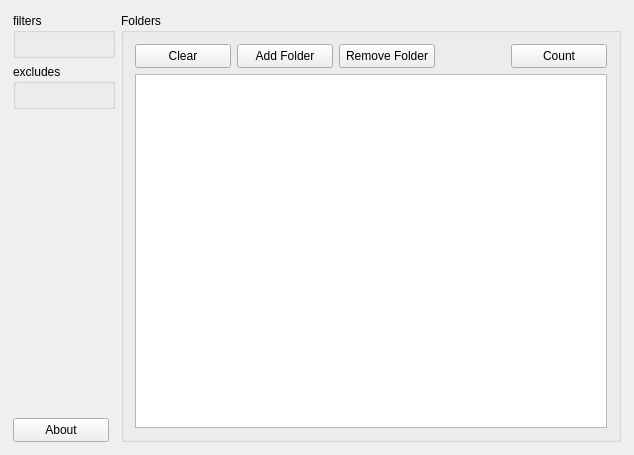
<?xml version="1.0" encoding="UTF-8"?>
<ui version="4.0">
 <class>CMainWindow</class>
 <widget class="QMainWindow" name="CMainWindow">
  <property name="geometry">
   <rect>
    <x>0</x>
    <y>0</y>
    <width>634</width>
    <height>455</height>
   </rect>
  </property>
  <property name="windowTitle">
   <string>QtCodeStats</string>
  </property>
  <property name="windowIcon">
   <iconset resource="../img/img.qrc">
    <normaloff>:/logo.png</normaloff>:/logo.png</iconset>
  </property>
  <widget class="QWidget" name="centralWidget">
   <layout class="QGridLayout" name="gridLayout">
    <property name="leftMargin">
     <number>2</number>
    </property>
    <property name="topMargin">
     <number>2</number>
    </property>
    <property name="rightMargin">
     <number>2</number>
    </property>
    <property name="bottomMargin">
     <number>2</number>
    </property>
    <item row="0" column="0">
     <widget class="QStackedWidget" name="stackedWidget">
      <property name="currentIndex">
       <number>0</number>
      </property>
      <widget class="QWidget" name="page">
       <layout class="QGridLayout" name="gridLayout_4">
        <item row="0" column="0" colspan="2">
         <widget class="QGroupBox" name="filtersGroup">
          <property name="sizePolicy">
           <sizepolicy hsizetype="Preferred" vsizetype="Preferred">
            <horstretch>0</horstretch>
            <verstretch>0</verstretch>
           </sizepolicy>
          </property>
          <property name="title">
           <string>filters</string>
          </property>
          <layout class="QGridLayout" name="gridLayout_6">
           <item row="0" column="0">
            <layout class="QGridLayout" name="filtersLayout"/>
           </item>
          </layout>
         </widget>
        </item>
        <item row="1" column="0" colspan="2">
         <widget class="QGroupBox" name="filtersGroup_2">
          <property name="sizePolicy">
           <sizepolicy hsizetype="Preferred" vsizetype="Preferred">
            <horstretch>0</horstretch>
            <verstretch>0</verstretch>
           </sizepolicy>
          </property>
          <property name="title">
           <string>excludes</string>
          </property>
          <layout class="QGridLayout" name="gridLayout_7">
           <item row="0" column="0">
            <layout class="QGridLayout" name="excludesLayout"/>
           </item>
          </layout>
         </widget>
        </item>
        <item row="2" column="0">
         <spacer name="verticalSpacer">
          <property name="orientation">
           <enum>Qt::Vertical</enum>
          </property>
          <property name="sizeHint" stdset="0">
           <size>
            <width>20</width>
            <height>174</height>
           </size>
          </property>
         </spacer>
        </item>
        <item row="3" column="0">
         <widget class="QPushButton" name="aboutButton">
          <property name="minimumSize">
           <size>
            <width>96</width>
            <height>24</height>
           </size>
          </property>
          <property name="text">
           <string>About</string>
          </property>
         </widget>
        </item>
        <item row="0" column="2" rowspan="4">
         <widget class="QGroupBox" name="groupBox_2">
          <property name="title">
           <string>Folders</string>
          </property>
          <layout class="QGridLayout" name="gridLayout_2">
           <item row="0" column="4">
            <widget class="QPushButton" name="countButton">
             <property name="enabled">
              <bool>true</bool>
             </property>
             <property name="minimumSize">
              <size>
               <width>96</width>
               <height>24</height>
              </size>
             </property>
             <property name="text">
              <string>Count</string>
             </property>
            </widget>
           </item>
           <item row="0" column="0">
            <widget class="QPushButton" name="clearButton">
             <property name="minimumSize">
              <size>
               <width>96</width>
               <height>24</height>
              </size>
             </property>
             <property name="text">
              <string>Clear</string>
             </property>
            </widget>
           </item>
           <item row="0" column="1">
            <widget class="QPushButton" name="addFolderButton">
             <property name="minimumSize">
              <size>
               <width>96</width>
               <height>24</height>
              </size>
             </property>
             <property name="text">
              <string>Add Folder</string>
             </property>
            </widget>
           </item>
           <item row="1" column="0" colspan="5">
            <widget class="QListWidget" name="folderList">
             <property name="enabled">
              <bool>true</bool>
             </property>
             <property name="sortingEnabled">
              <bool>false</bool>
             </property>
            </widget>
           </item>
           <item row="0" column="3">
            <spacer name="horizontalSpacer">
             <property name="orientation">
              <enum>Qt::Horizontal</enum>
             </property>
             <property name="sizeHint" stdset="0">
              <size>
               <width>40</width>
               <height>20</height>
              </size>
             </property>
            </spacer>
           </item>
           <item row="0" column="2">
            <widget class="QPushButton" name="removeFolderButton">
             <property name="minimumSize">
              <size>
               <width>96</width>
               <height>24</height>
              </size>
             </property>
             <property name="text">
              <string>Remove Folder</string>
             </property>
            </widget>
           </item>
          </layout>
         </widget>
        </item>
       </layout>
      </widget>
      <widget class="QWidget" name="page_2">
       <layout class="QGridLayout" name="gridLayout_3">
        <item row="0" column="5" colspan="2">
         <widget class="QLabel" name="label_3">
          <property name="text">
           <string>total line count :</string>
          </property>
          <property name="alignment">
           <set>Qt::AlignRight|Qt::AlignTrailing|Qt::AlignVCenter</set>
          </property>
         </widget>
        </item>
        <item row="0" column="2">
         <widget class="QLineEdit" name="fileSizeEdit">
          <property name="maximumSize">
           <size>
            <width>100</width>
            <height>16777215</height>
           </size>
          </property>
          <property name="alignment">
           <set>Qt::AlignRight|Qt::AlignTrailing|Qt::AlignVCenter</set>
          </property>
          <property name="readOnly">
           <bool>true</bool>
          </property>
         </widget>
        </item>
        <item row="0" column="7" colspan="2">
         <widget class="QLineEdit" name="lineEdit">
          <property name="maximumSize">
           <size>
            <width>100</width>
            <height>16777215</height>
           </size>
          </property>
          <property name="alignment">
           <set>Qt::AlignRight|Qt::AlignTrailing|Qt::AlignVCenter</set>
          </property>
          <property name="readOnly">
           <bool>true</bool>
          </property>
         </widget>
        </item>
        <item row="0" column="4">
         <widget class="QLineEdit" name="fileCountEdit">
          <property name="maximumSize">
           <size>
            <width>100</width>
            <height>16777215</height>
           </size>
          </property>
          <property name="alignment">
           <set>Qt::AlignRight|Qt::AlignTrailing|Qt::AlignVCenter</set>
          </property>
          <property name="readOnly">
           <bool>true</bool>
          </property>
         </widget>
        </item>
        <item row="2" column="0" colspan="9">
         <widget class="QTableWidget" name="resultTable">
          <property name="editTriggers">
           <set>QAbstractItemView::NoEditTriggers</set>
          </property>
          <property name="selectionBehavior">
           <enum>QAbstractItemView::SelectRows</enum>
          </property>
          <property name="sortingEnabled">
           <bool>true</bool>
          </property>
          <attribute name="horizontalHeaderCascadingSectionResizes">
           <bool>false</bool>
          </attribute>
          <attribute name="horizontalHeaderStretchLastSection">
           <bool>false</bool>
          </attribute>
          <attribute name="verticalHeaderCascadingSectionResizes">
           <bool>false</bool>
          </attribute>
          <column>
           <property name="text">
            <string>filename</string>
           </property>
          </column>
          <column>
           <property name="text">
            <string>size (ko)</string>
           </property>
          </column>
          <column>
           <property name="text">
            <string>line count</string>
           </property>
          </column>
          <column>
           <property name="text">
            <string>comments (%)</string>
           </property>
          </column>
          <column>
           <property name="text">
            <string>path</string>
           </property>
          </column>
         </widget>
        </item>
        <item row="0" column="3">
         <widget class="QLabel" name="label">
          <property name="text">
           <string>total file count :</string>
          </property>
          <property name="alignment">
           <set>Qt::AlignRight|Qt::AlignTrailing|Qt::AlignVCenter</set>
          </property>
         </widget>
        </item>
        <item row="0" column="0">
         <widget class="QPushButton" name="backButton">
          <property name="minimumSize">
           <size>
            <width>96</width>
            <height>24</height>
           </size>
          </property>
          <property name="text">
           <string>Back</string>
          </property>
         </widget>
        </item>
        <item row="0" column="1">
         <widget class="QLabel" name="label_2">
          <property name="text">
           <string>total file size :</string>
          </property>
          <property name="alignment">
           <set>Qt::AlignRight|Qt::AlignTrailing|Qt::AlignVCenter</set>
          </property>
         </widget>
        </item>
       </layout>
      </widget>
     </widget>
    </item>
   </layout>
  </widget>
 </widget>
 <layoutdefault spacing="6" margin="11"/>
 <resources>
  <include location="../img/img.qrc"/>
 </resources>
 <connections/>
</ui>
